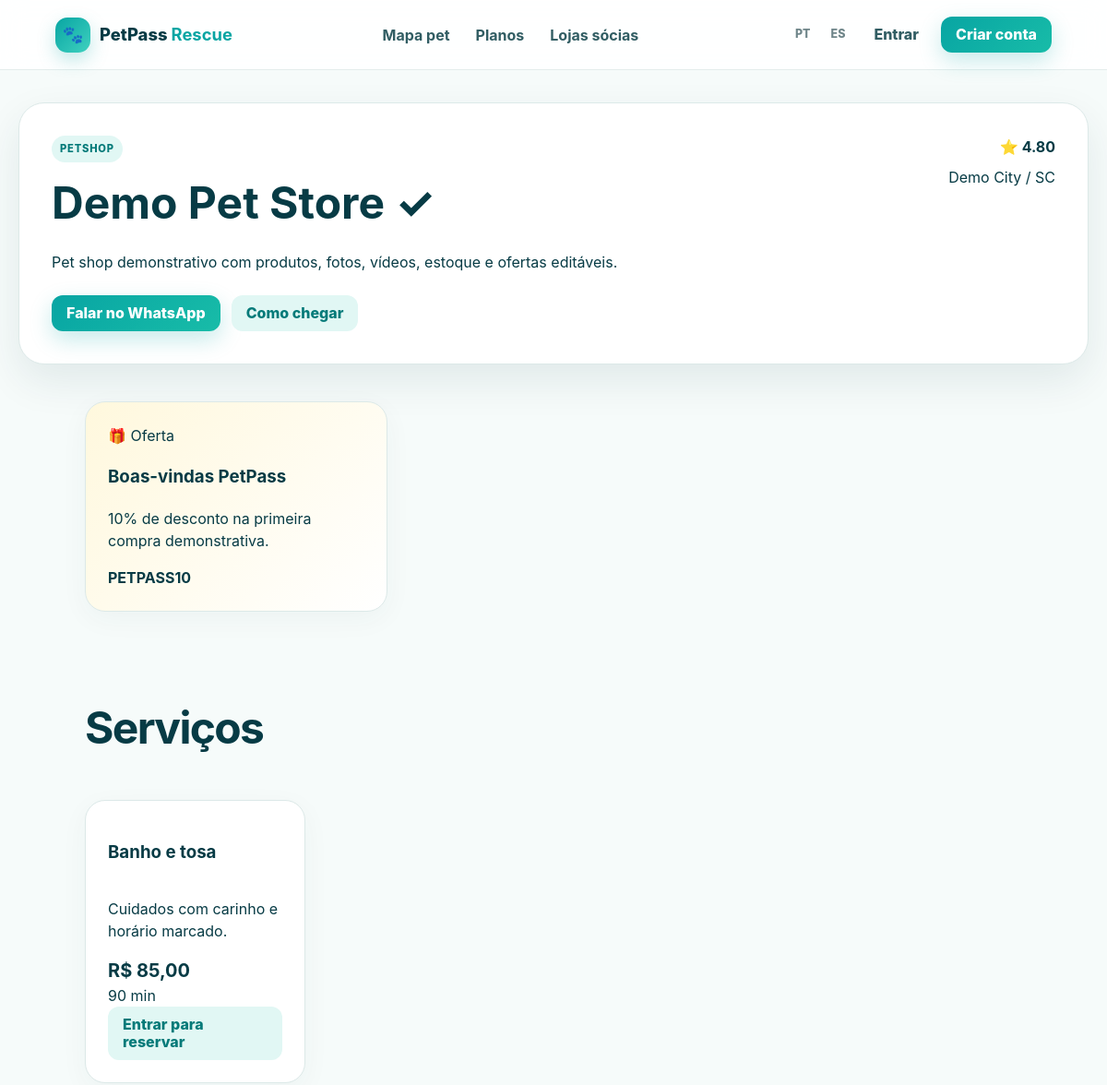
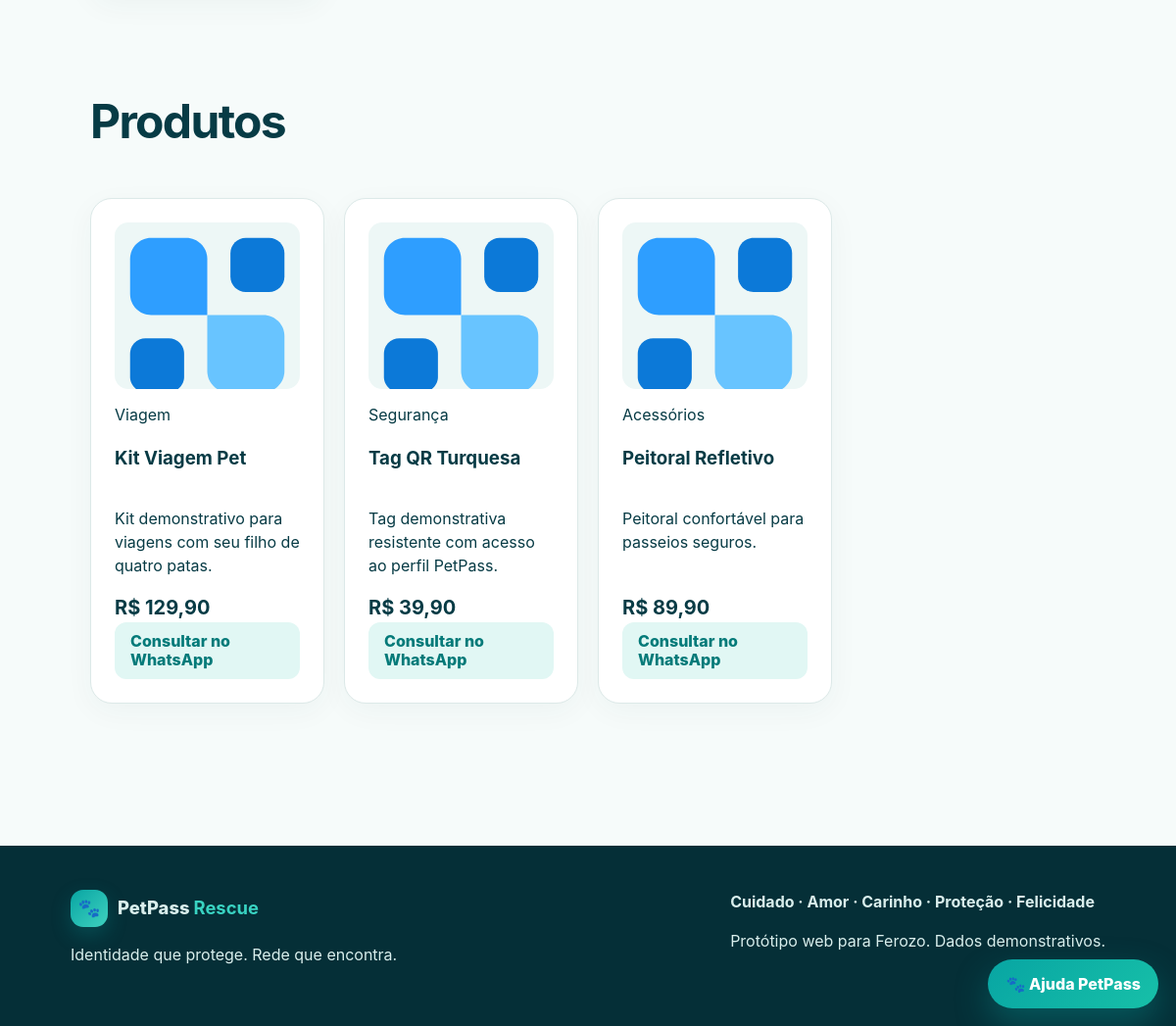
/partners/onda-pet-shop, run on the app's committed database (2 pictures, top to bottom).
### tables this page shows
CREATE TABLE partner_locations (
    id BIGINT UNSIGNED AUTO_INCREMENT PRIMARY KEY,
    partner_id BIGINT UNSIGNED NOT NULL,
    label VARCHAR(120) NULL,
    address VARCHAR(255) NOT NULL,
    neighborhood VARCHAR(120) NULL,
    city VARCHAR(120) NOT NULL,
    state VARCHAR(80) NOT NULL,
    postal_code VARCHAR(20) NULL,
    country_code CHAR(2) NOT NULL DEFAULT 'BR',
    latitude DECIMAL(10,7) NULL,
    longitude DECIMAL(10,7) NULL,
    emergency_24h TINYINT(1) NOT NULL DEFAULT 0,
    is_primary TINYINT(1) NOT NULL DEFAULT 1,
    KEY idx_partner_locations_city (city, partner_id),
    CONSTRAINT fk_partner_locations_partner FOREIGN KEY (partner_id) REFERENCES partners(id) ON DELETE CASCADE
);

CREATE TABLE partners (
    id BIGINT UNSIGNED AUTO_INCREMENT PRIMARY KEY,
    owner_user_id BIGINT UNSIGNED NOT NULL,
    slug VARCHAR(160) NOT NULL UNIQUE,
    partner_type ENUM('VETERINARY','PETSHOP','HOTEL','RESTAURANT','WALKER','SHELTER','OTHER') NOT NULL,
    name VARCHAR(190) NOT NULL,
    legal_name VARCHAR(190) NULL,
    tax_id VARCHAR(40) NULL,
    description TEXT NULL,
    phone VARCHAR(40) NULL,
    whatsapp VARCHAR(40) NULL,
    email VARCHAR(190) NULL,
    website VARCHAR(255) NULL,
    logo_path VARCHAR(255) NULL,
    cover_path VARCHAR(255) NULL,
    status ENUM('PENDING','ACTIVE','SUSPENDED') NOT NULL DEFAULT 'PENDING',
    verified TINYINT(1) NOT NULL DEFAULT 0,
    sponsored TINYINT(1) NOT NULL DEFAULT 0,
    rating DECIMAL(3,2) NOT NULL DEFAULT 0,
    created_at TIMESTAMP NOT NULL DEFAULT CURRENT_TIMESTAMP,
    updated_at TIMESTAMP NOT NULL DEFAULT CURRENT_TIMESTAMP ON UPDATE CURRENT_TIMESTAMP,
    KEY idx_partners_type_status (partner_type, status),
    CONSTRAINT fk_partners_owner FOREIGN KEY (owner_user_id) REFERENCES users(id) ON DELETE CASCADE
);

CREATE TABLE offers (
    id BIGINT UNSIGNED AUTO_INCREMENT PRIMARY KEY,
    partner_id BIGINT UNSIGNED NOT NULL,
    title VARCHAR(190) NOT NULL,
    description TEXT NULL,
    discount_percent TINYINT UNSIGNED NULL,
    coupon_code VARCHAR(80) NULL,
    starts_at DATETIME NULL,
    ends_at DATETIME NULL,
    active TINYINT(1) NOT NULL DEFAULT 1,
    created_at TIMESTAMP NOT NULL DEFAULT CURRENT_TIMESTAMP,
    KEY idx_offers_partner_active (partner_id, active),
    CONSTRAINT fk_offers_partner FOREIGN KEY (partner_id) REFERENCES partners(id) ON DELETE CASCADE
);

CREATE TABLE services (
    id BIGINT UNSIGNED AUTO_INCREMENT PRIMARY KEY,
    partner_id BIGINT UNSIGNED NOT NULL,
    name VARCHAR(190) NOT NULL,
    category VARCHAR(100) NOT NULL,
    description TEXT NULL,
    price_cents INT UNSIGNED NOT NULL DEFAULT 0,
    duration_minutes SMALLINT UNSIGNED NULL,
    active TINYINT(1) NOT NULL DEFAULT 1,
    created_at TIMESTAMP NOT NULL DEFAULT CURRENT_TIMESTAMP,
    updated_at TIMESTAMP NOT NULL DEFAULT CURRENT_TIMESTAMP ON UPDATE CURRENT_TIMESTAMP,
    KEY idx_services_partner_category (partner_id, category),
    CONSTRAINT fk_services_partner FOREIGN KEY (partner_id) REFERENCES partners(id) ON DELETE CASCADE
);

CREATE TABLE products (
    id BIGINT UNSIGNED AUTO_INCREMENT PRIMARY KEY,
    partner_id BIGINT UNSIGNED NOT NULL,
    sku VARCHAR(100) NULL UNIQUE,
    name VARCHAR(190) NOT NULL,
    category VARCHAR(100) NULL,
    description TEXT NULL,
    price_cents INT UNSIGNED NOT NULL DEFAULT 0,
    promotional_price_cents INT UNSIGNED NULL,
    stock INT NOT NULL DEFAULT 0,
    main_image_path VARCHAR(255) NULL,
    active TINYINT(1) NOT NULL DEFAULT 1,
    featured TINYINT(1) NOT NULL DEFAULT 0,
    created_at TIMESTAMP NOT NULL DEFAULT CURRENT_TIMESTAMP,
    updated_at TIMESTAMP NOT NULL DEFAULT CURRENT_TIMESTAMP ON UPDATE CURRENT_TIMESTAMP,
    KEY idx_products_partner_active (partner_id, active),
    CONSTRAINT fk_products_partner FOREIGN KEY (partner_id) REFERENCES partners(id) ON DELETE CASCADE
);

### src/Views/public/partner.php (the view, shortened to what the rows shown need)
<main class="partner-public">
<section class="partner-public-hero"><div><span class="partner-badge"><?=e($partner['partner_type'])?></span><h1><?=e($partner['name'])?> <?= $partner['verified']?'✓':''?></h1><p><?=e($partner['description'])?></p><div class="hero-actions"><a class="btn btn-primary" href="https://wa.me/<?=e(preg_replace('/\D/','',$partner['whatsapp']))?>" target="_blank">Falar no WhatsApp</a><a class="btn btn-soft" href="https://www.google.com/maps/search/?api=1&query=<?=urlencode($partner['address'].' '.$partner['city'])?>" target="_blank">Como chegar</a></div></div><div class="partner-summary"><b>⭐ <?=e($partner['rating'])?></b><span><?=e($partner['city'])?> / <?=e($partner['state'])?></span><?php if($partner['emergency_24h']):?><span class="status success">Atendimento 24h</span><?php endif;?></div></section>
<?php if($offers):?><section class="section compact"><div class="offer-row"><?php foreach($offers as $offer):?><article class="offer-card"><span>🎁 Oferta</span><h3><?=e($offer['title'])?></h3><p><?=e($offer['description'])?></p><b><?=e($offer['coupon_code'])?></b></article><?php endforeach;?></div></section><?php endif;?>
<?php if($services):?><section class="section compact"><div class="section-heading left"><h2>Serviços</h2></div><div class="service-grid"><?php foreach($services as $service):?><article class="service-card"><h3><?=e($service['name'])?></h3><p><?=e($service['description'])?></p><b><?=money($service['price_cents'])?></b><span><?=e($service['duration_minutes'])?> min</span><?php if($ownerPets):?><form method="post" action="<?=url('/owner/services/'.$service['id'].'/book')?>" class="booking-mini"><?=csrf_field()?><select name="pet_id"><?php foreach($ownerPets as $op):?><option value="<?=e($op['id'])?>"><?=e($op['name'])?></option><?php endforeach;?></select><input type="datetime-local" name="scheduled_at" required><input name="notes" placeholder="Observação opcional"><button class="btn btn-primary btn-block">Solicitar reserva</button></form><?php elseif(!Auth::user()):?><a class="btn btn-soft btn-block" href="<?=url('/login')?>">Entrar para reservar</a><?php endif;?></article><?php endforeach;?></div></section><?php endif;?>
<?php if($products):?><section class="section compact"><div class="section-heading left"><h2>Produtos</h2></div><div class="product-grid"><?php foreach($products as $product):?><article class="product-card"><div class="product-image"><?php if($product['main_image_path']):?><img src="<?=asset($product['main_image_path'])?>" alt=""><?php else:?>🛍<?php endif;?></div><span><?=e($product['category'])?></span><h3><?=e($product['name'])?></h3><p><?=e($product['description'])?></p><strong><?=money($product['promotional_price_cents']?:$product['price_cents'])?></strong><a class="btn btn-soft btn-block" target="_blank" href="https://wa.me/<?=e(preg_replace('/\D/','',$partner['whatsapp']))?>?text=<?=urlencode('Olá! Vi o produto '.$product['name'].' no PetPass e gostaria de saber mais.')?>">Consultar no WhatsApp</a></article><?php endforeach;?></div></section><?php endif;?>
</main>

### src/Router.php (shortened to what the rows shown need)
<?php
final class Router
{
    private array $routes = [];
    private function add(string $method, string $pattern, callable|array $handler, array $middleware): void
    {
        $this->routes[] = compact('method', 'pattern', 'regex', 'handler', 'middleware');
    }
    public function dispatch(string $method, string $path): void
    {
        $path = trim(rawurldecode($path), '/');
        foreach ($this->routes as $route) {
            if (!preg_match('#^' . $route['regex'] . '$#', $path, $matches)) {
                continue;
            }
            $params = array_filter($matches, static fn($key) => is_string($key), ARRAY_FILTER_USE_KEY);
            $handler = $route['handler'];
            if (is_array($handler)) {
                [$class, $action] = $handler;
                (new $class())->$action(...array_values($params));
                return;
            }
            return;
        }
    }
}

### data on the page
partner_locations: partner.partner_type "PETSHOP", partner.name "Demo Pet Store", partner.description "Pet shop demonstrativo com produtos, fotos, vídeos, estoque e ofertas editáveis.", partner.rating "4.80", city "Demo City", state "SC"
offers: title "Boas-vindas PetPass", description "10% de desconto na primeira compra demonstrativa.", coupon_code "PETPASS10"
services: name "Banho e tosa", description "Cuidados com carinho e horário marcado.", price_cents "R$ 85,00", duration_minutes "90"
products: main_image_path (picture), category "Viagem", name "Kit Viagem Pet", description "Kit demonstrativo para viagens com seu filho de quatro patas.", promotional_price_cents "R$ 129,90"
products: main_image_path (picture), category "Segurança", name "Tag QR Turquesa", description "Tag demonstrativa resistente com acesso ao perfil PetPass.", promotional_price_cents "R$ 39,90"
products: main_image_path (picture), category "Acessórios", name "Peitoral Refletivo", description "Peitoral confortável para passeios seguros.", promotional_price_cents+price_cents "R$ 89,90"
